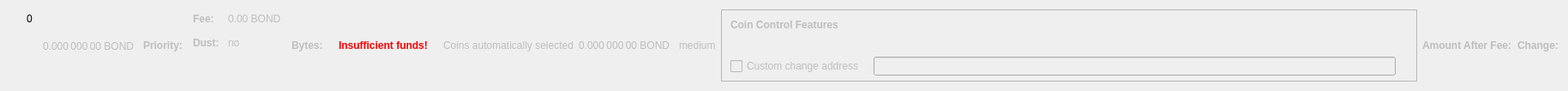
    <widget class="QWidget" name="dummyHideWidget" native="true">
     <property name="maximumSize">
      <size>
       <width>100</width>
       <height>22</height>
      </size>
     </property>
     <layout class="QHBoxLayout" name="dummyHideLayout">
      <item>
       <layout class="QFormLayout" name="formLayoutCoinControl1">
        <property name="horizontalSpacing">
         <number>10</number>
        </property>
        <property name="verticalSpacing">
         <number>14</number>
        </property>
        <property name="leftMargin">
         <number>10</number>
        </property>
        <property name="topMargin">
         <number>4</number>
        </property>
        <property name="rightMargin">
         <number>6</number>
        </property>
        <item row="0" column="1">
         <widget class="QLabel" name="labelCoinControlBytes">
          <property name="cursor">
           <cursorShape>IBeamCursor</cursorShape>
          </property>
          <property name="contextMenuPolicy">
           <enum>Qt::ActionsContextMenu</enum>
          </property>
          <property name="text">
           <string notr="true">0</string>
          </property>
          <property name="textInteractionFlags">
           <set>Qt::LinksAccessibleByMouse|Qt::TextSelectableByKeyboard|Qt::TextSelectableByMouse</set>
          </property>
         </widget>
        </item>
       </layout>
      </item>
      <item>
       <widget class="QLabel" name="labelCoinControlAfterFee">
        <property name="enabled">
         <bool>false</bool>
        </property>
        <property name="sizePolicy">
         <sizepolicy hsizetype="Fixed" vsizetype="Fixed">
          <horstretch>0</horstretch>
          <verstretch>0</verstretch>
         </sizepolicy>
        </property>
        <property name="minimumSize">
         <size>
          <width>111</width>
          <height>12</height>
         </size>
        </property>
        <property name="maximumSize">
         <size>
          <width>111</width>
          <height>12</height>
         </size>
        </property>
        <property name="cursor">
         <cursorShape>IBeamCursor</cursorShape>
        </property>
        <property name="contextMenuPolicy">
         <enum>Qt::ActionsContextMenu</enum>
        </property>
        <property name="text">
         <string notr="true">0.000 000 00 BOND</string>
        </property>
        <property name="textInteractionFlags">
         <set>Qt::LinksAccessibleByMouse|Qt::TextSelectableByKeyboard|Qt::TextSelectableByMouse</set>
        </property>
       </widget>
      </item>
      <item>
       <widget class="QLabel" name="labelCoinControlPriorityText">
        <property name="enabled">
         <bool>false</bool>
        </property>
        <property name="font">
         <font>
          <weight>75</weight>
          <bold>true</bold>
         </font>
        </property>
        <property name="text">
         <string>Priority:</string>
        </property>
       </widget>
      </item>
      <item>
       <layout class="QHBoxLayout" name="horizontalLayout"/>
      </item>
      <item>
       <layout class="QFormLayout" name="formLayoutCoinControl3">
        <property name="horizontalSpacing">
         <number>10</number>
        </property>
        <property name="verticalSpacing">
         <number>14</number>
        </property>
        <property name="leftMargin">
         <number>6</number>
        </property>
        <property name="topMargin">
         <number>4</number>
        </property>
        <property name="rightMargin">
         <number>6</number>
        </property>
        <item row="0" column="0">
         <widget class="QLabel" name="labelCoinControlFeeText">
          <property name="enabled">
           <bool>false</bool>
          </property>
          <property name="font">
           <font>
            <weight>75</weight>
            <bold>true</bold>
           </font>
          </property>
          <property name="text">
           <string>Fee:</string>
          </property>
          <property name="margin">
           <number>0</number>
          </property>
         </widget>
        </item>
        <item row="0" column="1">
         <widget class="QLabel" name="labelCoinControlFee">
          <property name="enabled">
           <bool>false</bool>
          </property>
          <property name="cursor">
           <cursorShape>IBeamCursor</cursorShape>
          </property>
          <property name="contextMenuPolicy">
           <enum>Qt::ActionsContextMenu</enum>
          </property>
          <property name="text">
           <string notr="true">0.00 BOND</string>
          </property>
          <property name="textInteractionFlags">
           <set>Qt::LinksAccessibleByMouse|Qt::TextSelectableByKeyboard|Qt::TextSelectableByMouse</set>
          </property>
         </widget>
        </item>
        <item row="1" column="0">
         <widget class="QLabel" name="labelCoinControlLowOutputText">
          <property name="enabled">
           <bool>false</bool>
          </property>
          <property name="font">
           <font>
            <weight>75</weight>
            <bold>true</bold>
           </font>
          </property>
          <property name="text">
           <string>Dust:</string>
          </property>
         </widget>
        </item>
        <item row="1" column="1">
         <widget class="QLabel" name="labelCoinControlLowOutput">
          <property name="enabled">
           <bool>false</bool>
          </property>
          <property name="cursor">
           <cursorShape>IBeamCursor</cursorShape>
          </property>
          <property name="contextMenuPolicy">
           <enum>Qt::ActionsContextMenu</enum>
          </property>
          <property name="text">
           <string>no</string>
          </property>
          <property name="textInteractionFlags">
           <set>Qt::LinksAccessibleByMouse|Qt::TextSelectableByKeyboard|Qt::TextSelectableByMouse</set>
          </property>
         </widget>
        </item>
       </layout>
      </item>
      <item>
       <widget class="QLabel" name="labelCoinControlBytesText">
        <property name="enabled">
         <bool>false</bool>
        </property>
        <property name="font">
         <font>
          <weight>75</weight>
          <bold>true</bold>
         </font>
        </property>
        <property name="text">
         <string>Bytes:</string>
        </property>
       </widget>
      </item>
      <item>
       <layout class="QFormLayout" name="formLayoutCoinControl2">
        <property name="horizontalSpacing">
         <number>10</number>
        </property>
        <property name="verticalSpacing">
         <number>14</number>
        </property>
        <property name="leftMargin">
         <number>6</number>
        </property>
        <property name="topMargin">
         <number>4</number>
        </property>
        <property name="rightMargin">
         <number>6</number>
        </property>
       </layout>
      </item>
      <item>
       <layout class="QHBoxLayout" name="horizontalLayoutCoinControl2">
        <property name="spacing">
         <number>8</number>
        </property>
        <property name="bottomMargin">
         <number>10</number>
        </property>
       </layout>
      </item>
      <item>
       <widget class="QLabel" name="labelCoinControlInsuffFunds">
        <property name="enabled">
         <bool>false</bool>
        </property>
        <property name="minimumSize">
         <size>
          <width>0</width>
          <height>0</height>
         </size>
        </property>
        <property name="font">
         <font>
          <weight>75</weight>
          <bold>true</bold>
         </font>
        </property>
        <property name="styleSheet">
         <string notr="true">color:red;font-weight:bold;</string>
        </property>
        <property name="text">
         <string>Insufficient funds!</string>
        </property>
        <property name="margin">
         <number>5</number>
        </property>
       </widget>
      </item>
      <item>
       <layout class="QFormLayout" name="formLayoutCoinControl4">
        <property name="horizontalSpacing">
         <number>10</number>
        </property>
        <property name="verticalSpacing">
         <number>14</number>
        </property>
        <property name="leftMargin">
         <number>6</number>
        </property>
        <property name="topMargin">
         <number>4</number>
        </property>
        <property name="rightMargin">
         <number>6</number>
        </property>
       </layout>
      </item>
      <item>
       <widget class="QLabel" name="labelCoinControlAutomaticallySelected">
        <property name="enabled">
         <bool>false</bool>
        </property>
        <property name="sizePolicy">
         <sizepolicy hsizetype="Fixed" vsizetype="Fixed">
          <horstretch>0</horstretch>
          <verstretch>0</verstretch>
         </sizepolicy>
        </property>
        <property name="minimumSize">
         <size>
          <width>0</width>
          <height>0</height>
         </size>
        </property>
        <property name="maximumSize">
         <size>
          <width>240</width>
          <height>16777215</height>
         </size>
        </property>
        <property name="text">
         <string>Coins automatically selected</string>
        </property>
        <property name="margin">
         <number>5</number>
        </property>
       </widget>
      </item>
      <item>
       <widget class="QLabel" name="labelCoinControlChange">
        <property name="enabled">
         <bool>false</bool>
        </property>
        <property name="sizePolicy">
         <sizepolicy hsizetype="Fixed" vsizetype="Fixed">
          <horstretch>0</horstretch>
          <verstretch>0</verstretch>
         </sizepolicy>
        </property>
        <property name="minimumSize">
         <size>
          <width>111</width>
          <height>0</height>
         </size>
        </property>
        <property name="maximumSize">
         <size>
          <width>111</width>
          <height>16777215</height>
         </size>
        </property>
        <property name="cursor">
         <cursorShape>IBeamCursor</cursorShape>
        </property>
        <property name="contextMenuPolicy">
         <enum>Qt::ActionsContextMenu</enum>
        </property>
        <property name="text">
         <string notr="true">0.000 000 00 BOND</string>
        </property>
        <property name="textInteractionFlags">
         <set>Qt::LinksAccessibleByMouse|Qt::TextSelectableByKeyboard|Qt::TextSelectableByMouse</set>
        </property>
       </widget>
      </item>
      <item>
       <widget class="QLabel" name="labelCoinControlPriority">
        <property name="enabled">
         <bool>false</bool>
        </property>
        <property name="cursor">
         <cursorShape>IBeamCursor</cursorShape>
        </property>
        <property name="contextMenuPolicy">
         <enum>Qt::ActionsContextMenu</enum>
        </property>
        <property name="text">
         <string>medium</string>
        </property>
        <property name="textInteractionFlags">
         <set>Qt::LinksAccessibleByMouse|Qt::TextSelectableByKeyboard|Qt::TextSelectableByMouse</set>
        </property>
       </widget>
      </item>
      <item>
       <widget class="QFrame" name="frameCoinControl">
        <property name="sizePolicy">
         <sizepolicy hsizetype="Expanding" vsizetype="Expanding">
          <horstretch>0</horstretch>
          <verstretch>0</verstretch>
         </sizepolicy>
        </property>
        <property name="maximumSize">
         <size>
          <width>16777215</width>
          <height>16777215</height>
         </size>
        </property>
        <property name="frameShape">
         <enum>QFrame::StyledPanel</enum>
        </property>
        <property name="frameShadow">
         <enum>QFrame::Sunken</enum>
        </property>
        <layout class="QVBoxLayout" name="verticalLayoutCoinControl2_2">
         <property name="spacing">
          <number>0</number>
         </property>
         <property name="leftMargin">
          <number>0</number>
         </property>
         <property name="topMargin">
          <number>0</number>
         </property>
         <property name="rightMargin">
          <number>0</number>
         </property>
         <property name="bottomMargin">
          <number>6</number>
         </property>
         <item>
          <layout class="QVBoxLayout" name="verticalLayoutCoinControl" stretch="0,0,0,1">
           <property name="spacing">
            <number>0</number>
           </property>
           <property name="leftMargin">
            <number>10</number>
           </property>
           <property name="topMargin">
            <number>10</number>
           </property>
           <item>
            <layout class="QHBoxLayout" name="horizontalLayoutCoinControl1">
             <property name="bottomMargin">
              <number>15</number>
             </property>
             <item>
              <widget class="QLabel" name="labelCoinControlFeatures">
               <property name="enabled">
                <bool>false</bool>
               </property>
               <property name="sizePolicy">
                <sizepolicy hsizetype="Preferred" vsizetype="Maximum">
                 <horstretch>0</horstretch>
                 <verstretch>0</verstretch>
                </sizepolicy>
               </property>
               <property name="font">
                <font>
                 <weight>75</weight>
                 <bold>true</bold>
                </font>
               </property>
               <property name="styleSheet">
                <string notr="true">font-weight:bold;</string>
               </property>
               <property name="text">
                <string>Coin Control Features</string>
               </property>
              </widget>
             </item>
            </layout>
           </item>
           <item>
            <widget class="QWidget" name="widgetCoinControl" native="true">
             <property name="sizePolicy">
              <sizepolicy hsizetype="Preferred" vsizetype="Preferred">
               <horstretch>0</horstretch>
               <verstretch>0</verstretch>
              </sizepolicy>
             </property>
             <property name="minimumSize">
              <size>
               <width>0</width>
               <height>0</height>
              </size>
             </property>
             <property name="styleSheet">
              <string notr="true"/>
             </property>
             <layout class="QHBoxLayout" name="horizontalLayoutCoinControl5_2">
              <property name="leftMargin">
               <number>0</number>
              </property>
              <property name="topMargin">
               <number>0</number>
              </property>
              <property name="rightMargin">
               <number>0</number>
              </property>
              <property name="bottomMargin">
               <number>0</number>
              </property>
              <item>
               <layout class="QHBoxLayout" name="horizontalLayoutCoinControl3">
                <property name="spacing">
                 <number>20</number>
                </property>
                <property name="topMargin">
                 <number>0</number>
                </property>
                <property name="bottomMargin">
                 <number>10</number>
                </property>
               </layout>
              </item>
             </layout>
            </widget>
           </item>
           <item>
            <layout class="QHBoxLayout" name="horizontalLayoutCoinControl4" stretch="0,0,0">
             <property name="spacing">
              <number>12</number>
             </property>
             <property name="sizeConstraint">
              <enum>QLayout::SetDefaultConstraint</enum>
             </property>
             <property name="topMargin">
              <number>5</number>
             </property>
             <property name="rightMargin">
              <number>5</number>
             </property>
             <item>
              <widget class="QCheckBox" name="checkBoxCoinControlChange">
               <property name="enabled">
                <bool>false</bool>
               </property>
               <property name="toolTip">
                <string>If this is activated, but the change address is empty or invalid, change will be sent to a newly generated address.</string>
               </property>
               <property name="text">
                <string>Custom change address</string>
               </property>
              </widget>
             </item>
             <item>
              <widget class="QValidatedLineEdit" name="lineEditCoinControlChange">
               <property name="enabled">
                <bool>false</bool>
               </property>
               <property name="sizePolicy">
                <sizepolicy hsizetype="Expanding" vsizetype="Fixed">
                 <horstretch>0</horstretch>
                 <verstretch>0</verstretch>
                </sizepolicy>
               </property>
              </widget>
             </item>
             <item>
              <widget class="QLabel" name="labelCoinControlChangeLabel_2">
               <property name="sizePolicy">
                <sizepolicy hsizetype="Preferred" vsizetype="Expanding">
                 <horstretch>0</horstretch>
                 <verstretch>0</verstretch>
                </sizepolicy>
               </property>
               <property name="minimumSize">
                <size>
                 <width>0</width>
                 <height>0</height>
                </size>
               </property>
               <property name="text">
                <string/>
               </property>
               <property name="margin">
                <number>3</number>
               </property>
              </widget>
             </item>
            </layout>
           </item>
           <item>
            <spacer name="verticalSpacerCoinControl">
             <property name="orientation">
              <enum>Qt::Vertical</enum>
             </property>
             <property name="sizeHint" stdset="0">
              <size>
               <width>800</width>
               <height>1</height>
              </size>
             </property>
            </spacer>
           </item>
          </layout>
         </item>
        </layout>
       </widget>
      </item>
      <item>
       <widget class="QLabel" name="labelCoinControlAfterFeeText">
        <property name="enabled">
         <bool>false</bool>
        </property>
        <property name="minimumSize">
         <size>
          <width>0</width>
          <height>0</height>
         </size>
        </property>
        <property name="maximumSize">
         <size>
          <width>16777215</width>
          <height>16777215</height>
         </size>
        </property>
        <property name="font">
         <font>
          <weight>75</weight>
          <bold>true</bold>
         </font>
        </property>
        <property name="text">
         <string>Amount After Fee:</string>
        </property>
        <property name="alignment">
         <set>Qt::AlignLeading|Qt::AlignLeft|Qt::AlignVCenter</set>
        </property>
        <property name="margin">
         <number>0</number>
        </property>
       </widget>
      </item>
      <item>
       <widget class="QLabel" name="labelCoinControlChangeText">
        <property name="enabled">
         <bool>false</bool>
        </property>
        <property name="sizePolicy">
         <sizepolicy hsizetype="Preferred" vsizetype="Preferred">
          <horstretch>0</horstretch>
          <verstretch>0</verstretch>
         </sizepolicy>
        </property>
        <property name="minimumSize">
         <size>
          <width>0</width>
          <height>0</height>
         </size>
        </property>
        <property name="maximumSize">
         <size>
          <width>16777215</width>
          <height>16777215</height>
         </size>
        </property>
        <property name="font">
         <font>
          <weight>75</weight>
          <bold>true</bold>
         </font>
        </property>
        <property name="text">
         <string>Change:</string>
        </property>
        <property name="alignment">
         <set>Qt::AlignLeading|Qt::AlignLeft|Qt::AlignVCenter</set>
        </property>
       </widget>
      </item>
     </layout>
    </widget>
